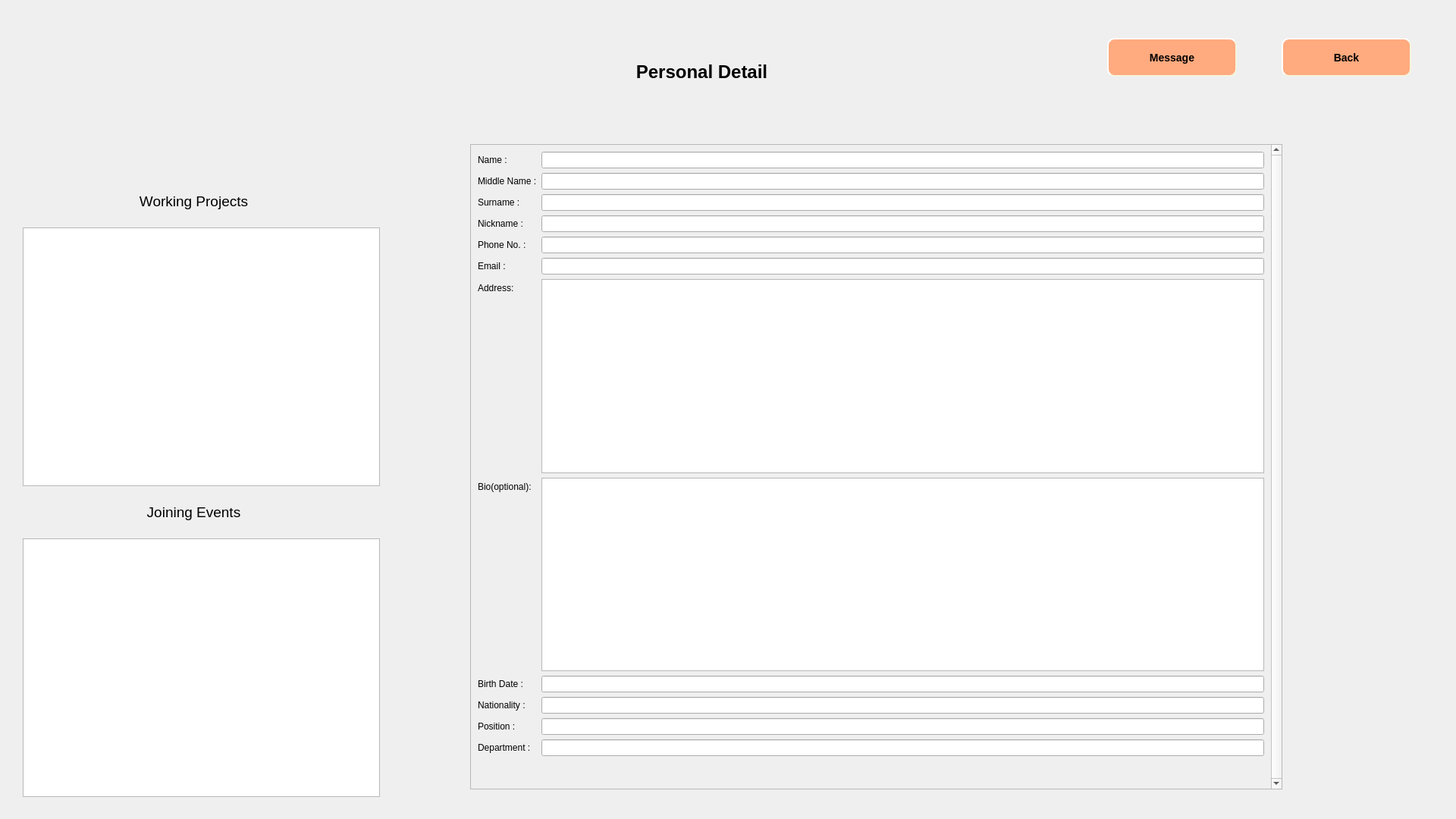
<?xml version="1.0" encoding="UTF-8"?>
<ui version="4.0">
 <class>Form</class>
 <widget class="QWidget" name="Form">
  <property name="geometry">
   <rect>
    <x>0</x>
    <y>0</y>
    <width>1920</width>
    <height>1080</height>
   </rect>
  </property>
  <property name="windowTitle">
   <string>Form</string>
  </property>
  <property name="styleSheet">
   <string notr="true">QPushButton{
    background-color: rgb(255, 170, 127);
    border-style: outset;
    border-width: 2px;
    border-radius: 10px;
    border-color: beige;
    font: bold 14px;
    min-width: 5em;
    padding: 3px;
}

QComboBox {
	background-color: rgb(67, 196, 255);
    border: 1px rgb(85, 170, 255);
    border-radius: 3px;
    padding: 1px 18px 1px 3px;
    min-width: 6em;
    border-style: outset;
    border-width: 2px;
    border-radius: 10px;
    border-color: beige;
}

QComboBox:editable {
    background: rgb(85, 170, 255);
}

QComboBox:!editable:on, QComboBox::drop-down:editable:on {
    background: qlineargradient(x1: 0, y1: 0, x2: 0, y2: 1,
                                stop: 0 #D3D3D3, stop: 0.4 #D8D8D8,
                                stop: 0.5 #DDDDDD, stop: 1.0 #E1E1E1);
}

QComboBox:on { /* shift the text when the popup opens */
    padding-top: 3px;
    padding-left: 4px;
}

QComboBox QAbstractItemView {
    border: 2px solid rgb(75, 177, 255);
    selection-background-color: rgb(137, 190, 255);
}

QWidget#working{background-image: url(Images/chat_background.png) }

QWidget#joining {background-image: url(Images/chat_background.png) }

QWidget#page_label {background-image: url(Images/widget.png) }

QWidget#profile_pic{background-image: url(Images/widget.png) }</string>
  </property>
  <widget class="QLabel" name="page_label">
   <property name="geometry">
    <rect>
     <x>620</x>
     <y>50</y>
     <width>611</width>
     <height>91</height>
    </rect>
   </property>
   <property name="text">
    <string>&lt;html&gt;&lt;head/&gt;&lt;body&gt;&lt;p align=&quot;center&quot;&gt;&lt;span style=&quot; font-size:18pt; font-weight:600;&quot;&gt;Personal Detail&lt;/span&gt;&lt;/p&gt;&lt;/body&gt;&lt;/html&gt;</string>
   </property>
  </widget>
  <widget class="QPushButton" name="back_button">
   <property name="geometry">
    <rect>
     <x>1690</x>
     <y>50</y>
     <width>171</width>
     <height>51</height>
    </rect>
   </property>
   <property name="cursor">
    <cursorShape>PointingHandCursor</cursorShape>
   </property>
   <property name="styleSheet">
    <string notr="true">font: 11pt &quot;MS Shell Dlg 2&quot;;</string>
   </property>
   <property name="text">
    <string>Back</string>
   </property>
  </widget>
  <widget class="QPushButton" name="message_button">
   <property name="geometry">
    <rect>
     <x>1460</x>
     <y>50</y>
     <width>171</width>
     <height>51</height>
    </rect>
   </property>
   <property name="cursor">
    <cursorShape>PointingHandCursor</cursorShape>
   </property>
   <property name="styleSheet">
    <string notr="true">font: 11pt &quot;MS Shell Dlg 2&quot;;</string>
   </property>
   <property name="text">
    <string>Message</string>
   </property>
  </widget>
  <widget class="QScrollArea" name="detail_area">
   <property name="geometry">
    <rect>
     <x>620</x>
     <y>190</y>
     <width>1071</width>
     <height>851</height>
    </rect>
   </property>
   <property name="verticalScrollBarPolicy">
    <enum>Qt::ScrollBarAlwaysOn</enum>
   </property>
   <property name="widgetResizable">
    <bool>true</bool>
   </property>
   <widget class="QWidget" name="scrollAreaWidgetContents">
    <property name="geometry">
     <rect>
      <x>0</x>
      <y>0</y>
      <width>1043</width>
      <height>849</height>
     </rect>
    </property>
    <layout class="QFormLayout" name="formLayout">
     <property name="fieldGrowthPolicy">
      <enum>QFormLayout::AllNonFixedFieldsGrow</enum>
     </property>
     <item row="0" column="0">
      <widget class="QLabel" name="label_5">
       <property name="text">
        <string>Name : </string>
       </property>
      </widget>
     </item>
     <item row="0" column="1">
      <widget class="QLineEdit" name="name_lineEdit">
       <property name="cursor">
        <cursorShape>ForbiddenCursor</cursorShape>
       </property>
       <property name="mouseTracking">
        <bool>false</bool>
       </property>
       <property name="autoFillBackground">
        <bool>false</bool>
       </property>
       <property name="text">
        <string/>
       </property>
       <property name="frame">
        <bool>true</bool>
       </property>
       <property name="readOnly">
        <bool>true</bool>
       </property>
       <property name="placeholderText">
        <string/>
       </property>
      </widget>
     </item>
     <item row="1" column="0">
      <widget class="QLabel" name="label_6">
       <property name="text">
        <string>Middle Name :</string>
       </property>
      </widget>
     </item>
     <item row="1" column="1">
      <widget class="QLineEdit" name="middlename_lineEdit">
       <property name="cursor">
        <cursorShape>ForbiddenCursor</cursorShape>
       </property>
       <property name="mouseTracking">
        <bool>false</bool>
       </property>
       <property name="readOnly">
        <bool>true</bool>
       </property>
      </widget>
     </item>
     <item row="2" column="0">
      <widget class="QLabel" name="label_7">
       <property name="text">
        <string>Surname :</string>
       </property>
      </widget>
     </item>
     <item row="2" column="1">
      <widget class="QLineEdit" name="surname_lineEdit">
       <property name="cursor">
        <cursorShape>ForbiddenCursor</cursorShape>
       </property>
       <property name="mouseTracking">
        <bool>false</bool>
       </property>
       <property name="readOnly">
        <bool>true</bool>
       </property>
      </widget>
     </item>
     <item row="3" column="0">
      <widget class="QLabel" name="label_9">
       <property name="text">
        <string>Nickname :</string>
       </property>
      </widget>
     </item>
     <item row="3" column="1">
      <widget class="QLineEdit" name="nickname_lineEdit">
       <property name="cursor">
        <cursorShape>ForbiddenCursor</cursorShape>
       </property>
       <property name="mouseTracking">
        <bool>false</bool>
       </property>
       <property name="readOnly">
        <bool>true</bool>
       </property>
      </widget>
     </item>
     <item row="4" column="0">
      <widget class="QLabel" name="label_10">
       <property name="text">
        <string>Phone No. :</string>
       </property>
      </widget>
     </item>
     <item row="4" column="1">
      <widget class="QLineEdit" name="phone_lineEdit">
       <property name="cursor">
        <cursorShape>ForbiddenCursor</cursorShape>
       </property>
       <property name="mouseTracking">
        <bool>false</bool>
       </property>
       <property name="readOnly">
        <bool>true</bool>
       </property>
      </widget>
     </item>
     <item row="5" column="0">
      <widget class="QLabel" name="label_17">
       <property name="text">
        <string>Email :</string>
       </property>
      </widget>
     </item>
     <item row="5" column="1">
      <widget class="QLineEdit" name="email_lineEdit">
       <property name="cursor">
        <cursorShape>ForbiddenCursor</cursorShape>
       </property>
       <property name="mouseTracking">
        <bool>false</bool>
       </property>
       <property name="readOnly">
        <bool>true</bool>
       </property>
      </widget>
     </item>
     <item row="6" column="0">
      <widget class="QLabel" name="label_11">
       <property name="text">
        <string>Address:</string>
       </property>
      </widget>
     </item>
     <item row="6" column="1">
      <widget class="QTextEdit" name="address_textEdit">
       <property name="cursor" stdset="0">
        <cursorShape>ForbiddenCursor</cursorShape>
       </property>
       <property name="readOnly">
        <bool>true</bool>
       </property>
      </widget>
     </item>
     <item row="7" column="0">
      <widget class="QLabel" name="label_12">
       <property name="text">
        <string>Bio(optional):</string>
       </property>
      </widget>
     </item>
     <item row="7" column="1">
      <widget class="QTextEdit" name="bio_textEdit">
       <property name="cursor" stdset="0">
        <cursorShape>ForbiddenCursor</cursorShape>
       </property>
       <property name="readOnly">
        <bool>true</bool>
       </property>
      </widget>
     </item>
     <item row="8" column="0">
      <widget class="QLabel" name="label_13">
       <property name="text">
        <string>Birth Date :</string>
       </property>
      </widget>
     </item>
     <item row="8" column="1">
      <widget class="QLineEdit" name="BirthDate">
       <property name="cursor">
        <cursorShape>ForbiddenCursor</cursorShape>
       </property>
       <property name="mouseTracking">
        <bool>false</bool>
       </property>
       <property name="readOnly">
        <bool>true</bool>
       </property>
      </widget>
     </item>
     <item row="9" column="0">
      <widget class="QLabel" name="label_16">
       <property name="text">
        <string>Nationality :</string>
       </property>
      </widget>
     </item>
     <item row="9" column="1">
      <widget class="QLineEdit" name="Nationality">
       <property name="cursor">
        <cursorShape>ForbiddenCursor</cursorShape>
       </property>
       <property name="mouseTracking">
        <bool>false</bool>
       </property>
       <property name="readOnly">
        <bool>true</bool>
       </property>
      </widget>
     </item>
     <item row="10" column="0">
      <widget class="QLabel" name="label_14">
       <property name="text">
        <string>Position :</string>
       </property>
      </widget>
     </item>
     <item row="10" column="1">
      <widget class="QLineEdit" name="Position">
       <property name="cursor">
        <cursorShape>ForbiddenCursor</cursorShape>
       </property>
       <property name="mouseTracking">
        <bool>false</bool>
       </property>
       <property name="readOnly">
        <bool>true</bool>
       </property>
      </widget>
     </item>
     <item row="11" column="0">
      <widget class="QLabel" name="label_15">
       <property name="text">
        <string>Department :</string>
       </property>
      </widget>
     </item>
     <item row="11" column="1">
      <widget class="QLineEdit" name="Department">
       <property name="cursor">
        <cursorShape>ForbiddenCursor</cursorShape>
       </property>
       <property name="mouseTracking">
        <bool>false</bool>
       </property>
       <property name="readOnly">
        <bool>true</bool>
       </property>
      </widget>
     </item>
     <item row="12" column="1">
      <widget class="QLabel" name="save_warn_label">
       <property name="text">
        <string>&lt;html&gt;&lt;head/&gt;&lt;body&gt;&lt;p align=&quot;center&quot;&gt;&lt;br/&gt;&lt;/p&gt;&lt;/body&gt;&lt;/html&gt;</string>
       </property>
      </widget>
     </item>
    </layout>
    <zorder>label_5</zorder>
    <zorder>phone_lineEdit</zorder>
    <zorder>label_9</zorder>
    <zorder>surname_lineEdit</zorder>
    <zorder>name_lineEdit</zorder>
    <zorder>label_11</zorder>
    <zorder>nickname_lineEdit</zorder>
    <zorder>middlename_lineEdit</zorder>
    <zorder>label_6</zorder>
    <zorder>label_10</zorder>
    <zorder>label_7</zorder>
    <zorder>address_textEdit</zorder>
    <zorder>bio_textEdit</zorder>
    <zorder>label_12</zorder>
    <zorder>label_13</zorder>
    <zorder>label_14</zorder>
    <zorder>label_15</zorder>
    <zorder>label_16</zorder>
    <zorder>label_17</zorder>
    <zorder>email_lineEdit</zorder>
    <zorder>save_warn_label</zorder>
    <zorder>BirthDate</zorder>
    <zorder>Nationality</zorder>
    <zorder>Position</zorder>
    <zorder>Department</zorder>
   </widget>
  </widget>
  <widget class="QLabel" name="profile_pic">
   <property name="geometry">
    <rect>
     <x>200</x>
     <y>50</y>
     <width>101</width>
     <height>131</height>
    </rect>
   </property>
   <property name="text">
    <string/>
   </property>
   <property name="pixmap">
    <pixmap>Images/profile.png</pixmap>
   </property>
  </widget>
  <widget class="QListWidget" name="working">
   <property name="geometry">
    <rect>
     <x>30</x>
     <y>300</y>
     <width>471</width>
     <height>341</height>
    </rect>
   </property>
  </widget>
  <widget class="QLabel" name="label_2">
   <property name="geometry">
    <rect>
     <x>0</x>
     <y>250</y>
     <width>511</width>
     <height>31</height>
    </rect>
   </property>
   <property name="text">
    <string>&lt;html&gt;&lt;head/&gt;&lt;body&gt;&lt;p align=&quot;center&quot;&gt;&lt;span style=&quot; font-size:14pt;&quot;&gt;Working Projects&lt;/span&gt;&lt;/p&gt;&lt;/body&gt;&lt;/html&gt;</string>
   </property>
  </widget>
  <widget class="QLabel" name="join_label">
   <property name="geometry">
    <rect>
     <x>0</x>
     <y>660</y>
     <width>511</width>
     <height>31</height>
    </rect>
   </property>
   <property name="text">
    <string>&lt;html&gt;&lt;head/&gt;&lt;body&gt;&lt;p align=&quot;center&quot;&gt;&lt;span style=&quot; font-size:14pt;&quot;&gt;Joining Events&lt;/span&gt;&lt;/p&gt;&lt;/body&gt;&lt;/html&gt;</string>
   </property>
  </widget>
  <widget class="QListWidget" name="joining">
   <property name="geometry">
    <rect>
     <x>30</x>
     <y>710</y>
     <width>471</width>
     <height>341</height>
    </rect>
   </property>
  </widget>
 </widget>
 <resources/>
 <connections/>
</ui>
